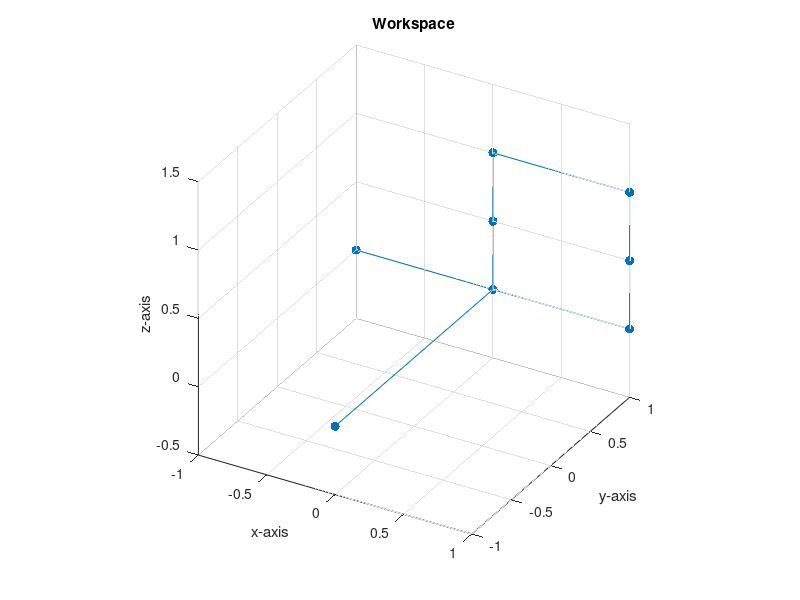

Reproduce this figure in MATLAB.
%% ME 557: Project, Define Letter T Points.

%Clear Everything
clear
close all
clc

%% Define the Letter Points.

%Define the letter piecewise.
xs = [-1 1 1 1 0 0 0 0];
ys = [1 1 1 1 1 1 1 -1];
zs = [0 0 0.5 1 1 0.5 0 0];

%Store the points in a matrix.
Lpts = [xs; ys; zs];

%% Plot the Letter Points.

%Plot the Letter Points.
figure, hold on, grid on
plot3(Lpts(1, :), Lpts(2, :), Lpts(3, :), '.-', 'Markersize', 20)
title('Workspace')
xlabel('x-axis'), ylabel('y-axis'), zlabel('z-axis')
view(30, 30), rotate3d on,
axis equal

%% Write out the Data Points.

%Write out the letter data points.
dlmwrite('C:\Users\USER\Documents\Coursework\MSME\Year1\Winter2018\ME557_IntroToRobotics\Project\LetterPoints\LetterPts_T.txt', Lpts)

